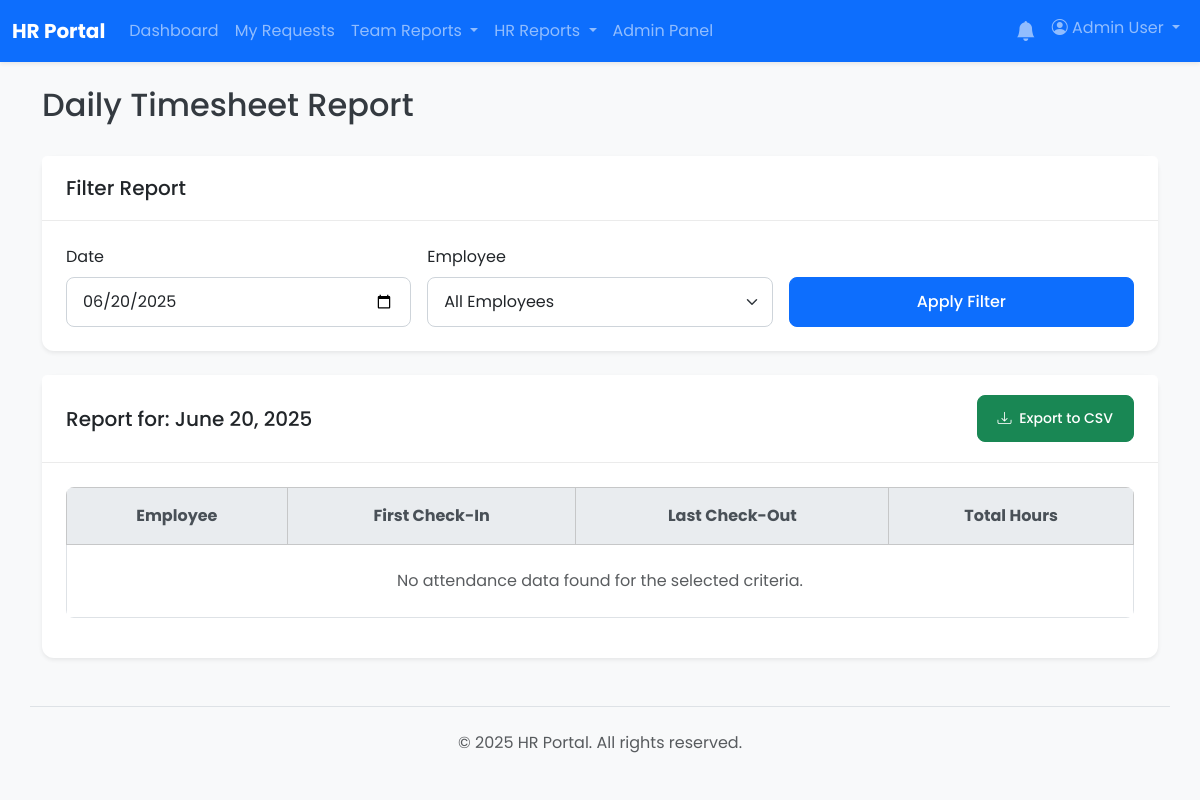
Before: /reports/timesheet.php (signed in) with the older database file.
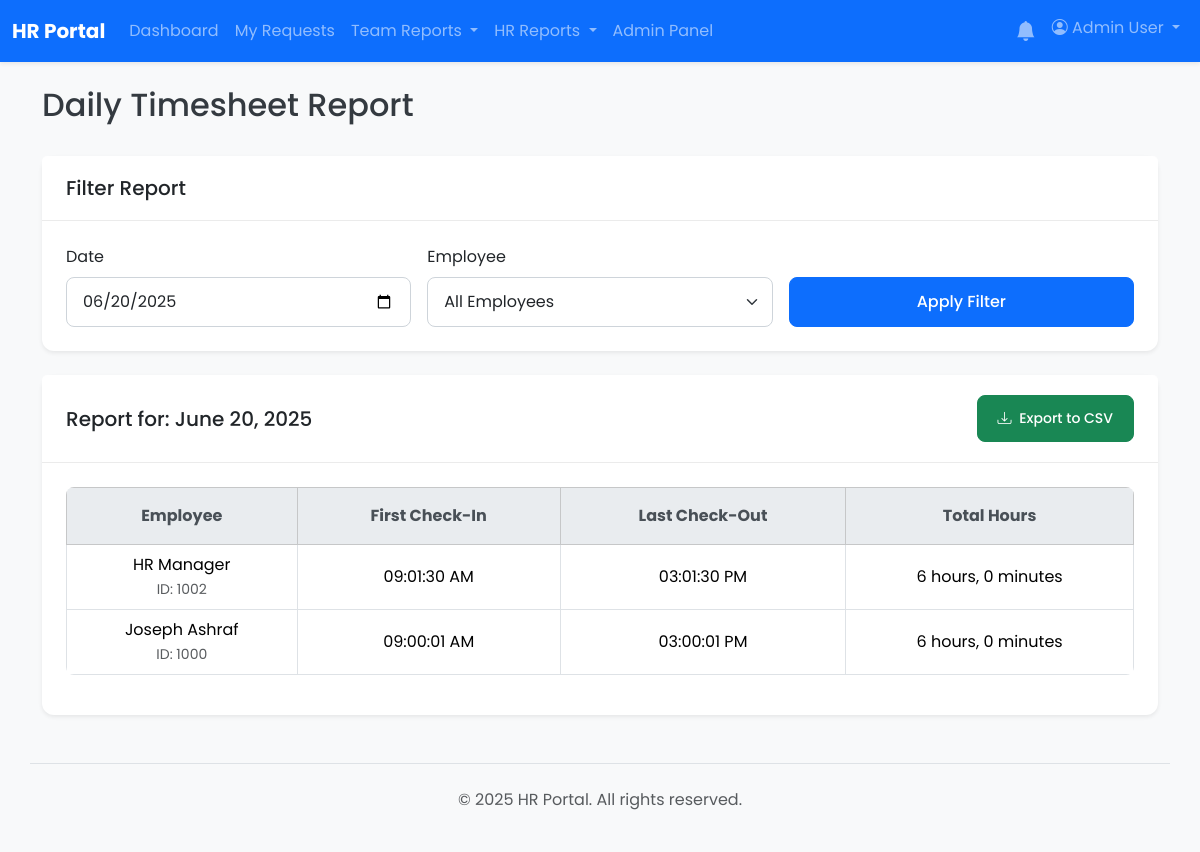
After: the same page with the newer database file.
### tables this page shows
CREATE TABLE `users` (
  `id` int(11) NOT NULL,
  `employee_code` varchar(50) DEFAULT NULL,
  `full_name` varchar(255) NOT NULL,
  `email` varchar(255) NOT NULL,
  `password` varchar(255) NOT NULL,
  `role` enum('user','manager','hr','hr_manager','admin') NOT NULL DEFAULT 'user',
  `department_id` int(11) DEFAULT NULL,
  `direct_manager_id` int(11) DEFAULT NULL,
  `must_change_password` tinyint(1) NOT NULL DEFAULT 0
);

### reports/timesheet.php (the view, shortened to what this page needs)
<?php
require_once __DIR__ . '/../app/bootstrap.php';
$filter_date = $_GET['filter_date'] ?? date('Y-m-d');
$params = [':filter_date' => $filter_date];
$where_clauses = ["DATE(al.punch_time) = :filter_date"];
$where_sql = "WHERE " . implode(' AND ', $where_clauses);
$sql = "
    SELECT
        u.id as user_id,
        u.full_name,
        u.employee_code,
        DATE(al.punch_time) as attendance_date,
        MIN(CASE WHEN al.punch_state IN (0, 4) THEN al.punch_time END) as first_in,
        MAX(CASE WHEN al.punch_state IN (1, 5) THEN al.punch_time END) as last_out
    FROM
        attendance_logs al
    JOIN
        users u ON al.employee_code = u.employee_code
    {$where_sql}
    GROUP BY
        u.id, u.full_name, u.employee_code, attendance_date
    ORDER BY
        u.full_name ASC
";
$stmt = $pdo->prepare($sql);
$stmt->execute($params);
$timesheet_data = $stmt->fetchAll(PDO::FETCH_ASSOC);
include __DIR__ . '/../app/templates/header.php';
?>
<div class="d-flex justify-content-between align-items-center mb-4">
    <h1 class="h2">Daily Timesheet Report</h1>
</div>
<div class="card shadow-sm mb-4">
    <div class="card-header"><h2 class="h5 mb-0">Filter Report</h2></div>
    <div class="card-body">
        <form action="timesheet.php" method="GET" class="row g-3">
            <div class="col-md-4">
                <label for="filter_date" class="form-label">Date</label>
                <input type="date" class="form-control" id="filter_date" name="filter_date" value="<?= htmlspecialchars($filter_date) ?>">
            </div>
            <div class="col-md-4">
                <label for="user_id" class="form-label">Employee</label>
                <select class="form-select" id="user_id" name="user_id">
                    <option value="">All Employees</option>
                </select>
            </div>
            <div class="col-md-4 d-flex align-items-end">
                <button type="submit" class="btn btn-primary w-100">Apply Filter</button>
            </div>
        </form>
    </div>
</div>
<div class="card shadow-sm">
    <div class="card-header d-flex justify-content-between align-items-center">
        <h2 class="h5 mb-0">Report for: <?= htmlspecialchars(date('F j, Y', strtotime($filter_date))) ?></h2>
        <a href="?<?= http_build_query(array_merge($_GET, ['export' => 'csv'])) ?>" class="btn btn-sm btn-success">
            <i class="bi bi-download me-1"></i> Export to CSV
        </a>
    </div>
    <div class="card-body">
        <div class="table-responsive">
            <table class="table table-bordered table-hover">
                <thead class="table-light text-center">
                    <tr><th>Employee</th><th>First Check-In</th><th>Last Check-Out</th><th>Total Hours</th></tr>
                </thead>
                <tbody class="text-center">
                    <?php if (empty($timesheet_data)): ?>
                        <tr><td colspan="4" class="text-center text-muted p-4">No attendance data found for the selected criteria.</td></tr>
                    <?php else: ?>
                        <?php foreach ($timesheet_data as $row): ?>
                            <tr>
                                <td>
                                    <?= htmlspecialchars($row['full_name']) ?><br>
                                    <small class="text-muted">ID: <?= htmlspecialchars($row['employee_code']) ?></small>
                                </td>
                                <td class="align-middle"><?= $row['first_in'] ? date('h:i:s A', strtotime($row['first_in'])) : '<span class="text-muted">--</span>' ?></td>
                                <td class="align-middle"><?= $row['last_out'] ? date('h:i:s A', strtotime($row['last_out'])) : '<span class="text-muted">--</span>' ?></td>
                                <td class="align-middle">
                                    <?php
                                    if ($row['first_in'] && $row['last_out']) {
                                        $first_in = new DateTime($row['first_in']);
                                        $last_out = new DateTime($row['last_out']);
                                        $interval = $first_in->diff($last_out);
                                        echo $interval->format('%h hours, %i minutes');
                                    } else {
                                        echo '<span class="badge bg-warning text-dark">Incomplete</span>';
                                    }
                                    ?>
                                </td>
                            </tr>
                        <?php endforeach; ?>
                    <?php endif; ?>
                </tbody>
            </table>
        </div>
    </div>
</div>
<?php
include __DIR__ . '/../app/templates/footer.php';
?>

Changed rows visible on the page:
now on this page (row edited): users: full_name "HR Manager", employee_code "1002", first_in "09:01:30 AM", last_out "03:01:30 PM", format "6 hours, 0 minutes"
now on this page (row edited): users: full_name "Joseph Ashraf", employee_code "1000", first_in "09:00:01 AM", last_out "03:00:01 PM", format "6 hours, 0 minutes"
Other visible differences:
text no longer shown: "No attendance data found for the selected criteria."
